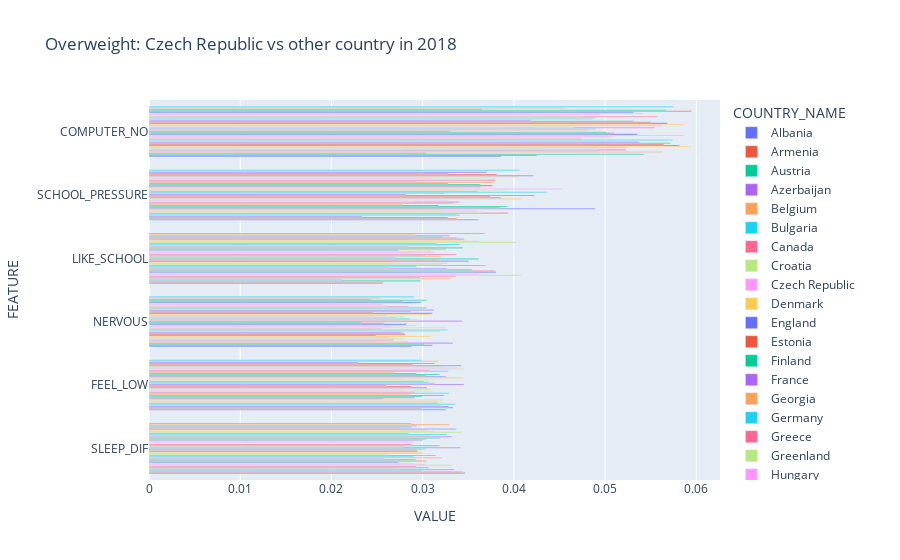

Here is the notebook cell this chart was saved with:
### Code cell
# list_columns a dict_scales předpokládám definované stejně jako u tebe

# df_2018_grouped: už agregovaná data za rok 2018 po zemích
# (COUNTRY_NAME + průměry faktorů)

# 1) normalizace faktorů na 0–1
for feature in list_columns:
    max_scale = dictionary[feature]
    df_2018_grouped[feature] = df_2018_grouped[feature] / max_scale

# 2) variabilita mezi zeměmi pro každý faktor (std přes COUNTRY_NAME)
feature_std = df_2018_grouped[list_columns].std()

# 3) TOP 5 faktorů podle největší variability mezi zeměmi
top6_features = (
    feature_std
    .sort_values(ascending=False)
    .head (6)
    .index
    .tolist()
)

print("TOP 5 faktorů s největší variabilitou mezi zeměmi:", top6_features)

# 4) melt – jen TOP 5 faktorů
df_country_long = df_2018_grouped.melt(
    id_vars=["COUNTRY_NAME"],
    value_vars=top6_features,   # ⬅ místo list_columns jen top 5
    var_name="FEATURE",
    value_name="VALUE"
)

df_country_long["Y_LABEL"] = df_country_long["FEATURE"] + " - " + df_country_long["COUNTRY_NAME"]

# pořadí faktorů na ose Y: podle variability (od největší std)
feature_order = (
    feature_std.loc[top6_features]
    .sort_values(ascending=False)
    .index
    .tolist()
)

fig_horizontal = px.bar(
    df_country_long,
    x="VALUE",
    y="FEATURE",
    color="COUNTRY_NAME",
    barmode="group",
    orientation="h",
    category_orders={"FEATURE": feature_order},
    title="Overweight: Czech Republic vs other country in 2018"
)

fig_horizontal.show()

### Figure 1 — Plotly figure (JSON) as saved in the notebook; plotly's stock layout.template omitted (floating-point values rounded to 4 significant figures)
{"data": [{"alignmentgroup": "True", "hovertemplate": "COUNTRY_NAME=Albania<br>VALUE=%{x}<br>FEATURE=%{y}<extra></extra>", "legendgroup": "Albania", "marker": {"color": "#636efa", "pattern": {"shape": ""}}, "name": "Albania", "offsetgroup": "Albania", "orientation": "h", "showlegend": true, "textposition": "auto", "type": "bar", "x": [0.0386, 0.03611, 0.02559, 0.0288, 0.03253, 0.03463], "xaxis": "x", "y": ["COMPUTER_NO", "SCHOOL_PRESSURE", "LIKE_SCHOOL", "NERVOUS", "FEEL_LOW", "SLEEP_DIF"], "yaxis": "y"}, {"alignmentgroup": "True", "hovertemplate": "COUNTRY_NAME=Armenia<br>VALUE=%{x}<br>FEATURE=%{y}<extra></extra>", "legendgroup": "Armenia", "marker": {"color": "#EF553B", "pattern": {"shape": ""}}, "name": "Armenia", "offsetgroup": "Armenia", "orientation": "h", "showlegend": true, "textposition": "auto", "type": "bar", "x": [0.04252, 0.03375, 0.02572, 0.03107, 0.02982, 0.03436], "xaxis": "x", "y": ["COMPUTER_NO", "SCHOOL_PRESSURE", "LIKE_SCHOOL", "NERVOUS", "FEEL_LOW", "SLEEP_DIF"], "yaxis": "y"}, {"alignmentgroup": "True", "hovertemplate": "COUNTRY_NAME=Austria<br>VALUE=%{x}<br>FEATURE=%{y}<extra></extra>", "legendgroup": "Austria", "marker": {"color": "#00cc96", "pattern": {"shape": ""}}, "name": "Austria", "offsetgroup": "Austria", "orientation": "h", "showlegend": true, "textposition": "auto", "type": "bar", "x": [0.05424, 0.03278, 0.02975, 0.03019, 0.03333, 0.02993], "xaxis": "x", "y": ["COMPUTER_NO", "SCHOOL_PRESSURE", "LIKE_SCHOOL", "NERVOUS", "FEEL_LOW", "SLEEP_DIF"], "yaxis": "y"}, {"alignmentgroup": "True", "hovertemplate": "COUNTRY_NAME=Azerbaijan<br>VALUE=%{x}<br>FEATURE=%{y}<extra></extra>", "legendgroup": "Azerbaijan", "marker": {"color": "#ab63fa", "pattern": {"shape": ""}}, "name": "Azerbaijan", "offsetgroup": "Azerbaijan", "orientation": "h", "showlegend": true, "textposition": "auto", "type": "bar", "x": [0.03033, 0.02336, 0.02115, 0.03333, 0.03285, 0.03345], "xaxis": "x", "y": ["COMPUTER_NO", "SCHOOL_PRESSURE", "LIKE_SCHOOL", "NERVOUS", "FEEL_LOW", "SLEEP_DIF"], "yaxis": "y"}, {"alignmentgroup": "True", "hovertemplate": "COUNTRY_NAME=Belgium<br>VALUE=%{x}<br>FEATURE=%{y}<extra></extra>", "legendgroup": "Belgium", "marker": {"color": "#FFA15A", "pattern": {"shape": ""}}, "name": "Belgium", "offsetgroup": "Belgium", "orientation": "h", "showlegend": true, "textposition": "auto", "type": "bar", "x": [0.0563, 0.03409, 0.03309, 0.02845, 0.03208, 0.02738], "xaxis": "x", "y": ["COMPUTER_NO", "SCHOOL_PRESSURE", "LIKE_SCHOOL", "NERVOUS", "FEEL_LOW", "SLEEP_DIF"], "yaxis": "y"}, {"alignmentgroup": "True", "hovertemplate": "COUNTRY_NAME=Bulgaria<br>VALUE=%{x}<br>FEATURE=%{y}<extra></extra>", "legendgroup": "Bulgaria", "marker": {"color": "#19d3f3", "pattern": {"shape": ""}}, "name": "Bulgaria", "offsetgroup": "Bulgaria", "orientation": "h", "showlegend": true, "textposition": "auto", "type": "bar", "x": [0.04937, 0.03377, 0.02971, 0.025, 0.03362, 0.03066], "xaxis": "x", "y": ["COMPUTER_NO", "SCHOOL_PRESSURE", "LIKE_SCHOOL", "NERVOUS", "FEEL_LOW", "SLEEP_DIF"], "yaxis": "y"}, {"alignmentgroup": "True", "hovertemplate": "COUNTRY_NAME=Canada<br>VALUE=%{x}<br>FEATURE=%{y}<extra></extra>", "legendgroup": "Canada", "marker": {"color": "#FF6692", "pattern": {"shape": ""}}, "name": "Canada", "offsetgroup": "Canada", "orientation": "h", "showlegend": true, "textposition": "auto", "type": "bar", "x": [0.05225, 0.03939, 0.03364, 0.02679, 0.03175, 0.02929], "xaxis": "x", "y": ["COMPUTER_NO", "SCHOOL_PRESSURE", "LIKE_SCHOOL", "NERVOUS", "FEEL_LOW", "SLEEP_DIF"], "yaxis": "y"}, {"alignmentgroup": "True", "hovertemplate": "COUNTRY_NAME=Croatia<br>VALUE=%{x}<br>FEATURE=%{y}<extra></extra>", "legendgroup": "Croatia", "marker": {"color": "#B6E880", "pattern": {"shape": ""}}, "name": "Croatia", "offsetgroup": "Croatia", "orientation": "h", "showlegend": true, "textposition": "auto", "type": "bar", "x": [0.04924, 0.03651, 0.04086, 0.02793, 0.03224, 0.03323], "xaxis": "x", "y": ["COMPUTER_NO", "SCHOOL_PRESSURE", "LIKE_SCHOOL", "NERVOUS", "FEEL_LOW", "SLEEP_DIF"], "yaxis": "y"}, {"alignmentgroup": "True", "hovertemplate": "COUNTRY_NAME=Czech Republic<br>VALUE=%{x}<br>FEATURE=%{y}<extra></extra>", "legendgroup": "Czech Republic", "marker": {"color": "#FF97FF", "pattern": {"shape": ""}}, "name": "Czech Republic", "offsetgroup": "Czech Republic", "orientation": "h", "showlegend": true, "textposition": "auto", "type": "bar", "x": [0.0524, 0.03596, 0.03618, 0.02639, 0.03161, 0.03046], "xaxis": "x", "y": ["COMPUTER_NO", "SCHOOL_PRESSURE", "LIKE_SCHOOL", "NERVOUS", "FEEL_LOW", "SLEEP_DIF"], "yaxis": "y"}, {"alignmentgroup": "True", "hovertemplate": "COUNTRY_NAME=Denmark<br>VALUE=%{x}<br>FEATURE=%{y}<extra></extra>", "legendgroup": "Denmark", "marker": {"color": "#FECB52", "pattern": {"shape": ""}}, "name": "Denmark", "offsetgroup": "Denmark", "orientation": "h", "showlegend": true, "textposition": "auto", "type": "bar", "x": [0.05942, 0.0325, 0.02902, 0.03091, 0.03224, 0.02885], "xaxis": "x", "y": ["COMPUTER_NO", "SCHOOL_PRESSURE", "LIKE_SCHOOL", "NERVOUS", "FEEL_LOW", "SLEEP_DIF"], "yaxis": "y"}, {"alignmentgroup": "True", "hovertemplate": "COUNTRY_NAME=England<br>VALUE=%{x}<br>FEATURE=%{y}<extra></extra>", "legendgroup": "England", "marker": {"color": "#636efa", "pattern": {"shape": ""}}, "name": "England", "offsetgroup": "England", "orientation": "h", "showlegend": true, "textposition": "auto", "type": "bar", "x": [0.05815, 0.0489, 0.03805, 0.02489, 0.02567, 0.02737], "xaxis": "x", "y": ["COMPUTER_NO", "SCHOOL_PRESSURE", "LIKE_SCHOOL", "NERVOUS", "FEEL_LOW", "SLEEP_DIF"], "yaxis": "y"}, {"alignmentgroup": "True", "hovertemplate": "COUNTRY_NAME=Estonia<br>VALUE=%{x}<br>FEATURE=%{y}<extra></extra>", "legendgroup": "Estonia", "marker": {"color": "#EF553B", "pattern": {"shape": ""}}, "name": "Estonia", "offsetgroup": "Estonia", "orientation": "h", "showlegend": true, "textposition": "auto", "type": "bar", "x": [0.05643, 0.03851, 0.03789, 0.02808, 0.02915, 0.03042], "xaxis": "x", "y": ["COMPUTER_NO", "SCHOOL_PRESSURE", "LIKE_SCHOOL", "NERVOUS", "FEEL_LOW", "SLEEP_DIF"], "yaxis": "y"}, {"alignmentgroup": "True", "hovertemplate": "COUNTRY_NAME=Finland<br>VALUE=%{x}<br>FEATURE=%{y}<extra></extra>", "legendgroup": "Finland", "marker": {"color": "#00cc96", "pattern": {"shape": ""}}, "name": "Finland", "offsetgroup": "Finland", "orientation": "h", "showlegend": true, "textposition": "auto", "type": "bar", "x": [0.05717, 0.03932, 0.03539, 0.02796, 0.02998, 0.02923], "xaxis": "x", "y": ["COMPUTER_NO", "SCHOOL_PRESSURE", "LIKE_SCHOOL", "NERVOUS", "FEEL_LOW", "SLEEP_DIF"], "yaxis": "y"}, {"alignmentgroup": "True", "hovertemplate": "COUNTRY_NAME=France<br>VALUE=%{x}<br>FEATURE=%{y}<extra></extra>", "legendgroup": "France", "marker": {"color": "#ab63fa", "pattern": {"shape": ""}}, "name": "France", "offsetgroup": "France", "orientation": "h", "showlegend": true, "textposition": "auto", "type": "bar", "x": [0.05376, 0.03176, 0.03269, 0.02767, 0.03235, 0.02585], "xaxis": "x", "y": ["COMPUTER_NO", "SCHOOL_PRESSURE", "LIKE_SCHOOL", "NERVOUS", "FEEL_LOW", "SLEEP_DIF"], "yaxis": "y"}, {"alignmentgroup": "True", "hovertemplate": "COUNTRY_NAME=Georgia<br>VALUE=%{x}<br>FEATURE=%{y}<extra></extra>", "legendgroup": "Georgia", "marker": {"color": "#FFA15A", "pattern": {"shape": ""}}, "name": "Georgia", "offsetgroup": "Georgia", "orientation": "h", "showlegend": true, "textposition": "auto", "type": "bar", "x": [0.04073, 0.02775, 0.02648, 0.0319, 0.02857, 0.0321], "xaxis": "x", "y": ["COMPUTER_NO", "SCHOOL_PRESSURE", "LIKE_SCHOOL", "NERVOUS", "FEEL_LOW", "SLEEP_DIF"], "yaxis": "y"}, {"alignmentgroup": "True", "hovertemplate": "COUNTRY_NAME=Germany<br>VALUE=%{x}<br>FEATURE=%{y}<extra></extra>", "legendgroup": "Germany", "marker": {"color": "#19d3f3", "pattern": {"shape": ""}}, "name": "Germany", "offsetgroup": "Germany", "orientation": "h", "showlegend": true, "textposition": "auto", "type": "bar", "x": [0.0574, 0.03338, 0.02934, 0.03274, 0.0329, 0.02906], "xaxis": "x", "y": ["COMPUTER_NO", "SCHOOL_PRESSURE", "LIKE_SCHOOL", "NERVOUS", "FEEL_LOW", "SLEEP_DIF"], "yaxis": "y"}, {"alignmentgroup": "True", "hovertemplate": "COUNTRY_NAME=Greece<br>VALUE=%{x}<br>FEATURE=%{y}<extra></extra>", "legendgroup": "Greece", "marker": {"color": "#FF6692", "pattern": {"shape": ""}}, "name": "Greece", "offsetgroup": "Greece", "orientation": "h", "showlegend": true, "textposition": "auto", "type": "bar", "x": [0.04741, 0.03404, 0.03691, 0.02557, 0.02914, 0.03144], "xaxis": "x", "y": ["COMPUTER_NO", "SCHOOL_PRESSURE", "LIKE_SCHOOL", "NERVOUS", "FEEL_LOW", "SLEEP_DIF"], "yaxis": "y"}, {"alignmentgroup": "True", "hovertemplate": "COUNTRY_NAME=Greenland<br>VALUE=%{x}<br>FEATURE=%{y}<extra></extra>", "legendgroup": "Greenland", "marker": {"color": "#B6E880", "pattern": {"shape": ""}}, "name": "Greenland", "offsetgroup": "Greenland", "orientation": "h", "showlegend": true, "textposition": "auto", "type": "bar", "x": [0.05047, 0.02894, 0.03208, 0.03252, 0.03113, 0.02614], "xaxis": "x", "y": ["COMPUTER_NO", "SCHOOL_PRESSURE", "LIKE_SCHOOL", "NERVOUS", "FEEL_LOW", "SLEEP_DIF"], "yaxis": "y"}, {"alignmentgroup": "True", "hovertemplate": "COUNTRY_NAME=Hungary<br>VALUE=%{x}<br>FEATURE=%{y}<extra></extra>", "legendgroup": "Hungary", "marker": {"color": "#FF97FF", "pattern": {"shape": ""}}, "name": "Hungary", "offsetgroup": "Hungary", "orientation": "h", "showlegend": true, "textposition": "auto", "type": "bar", "x": [0.0508, 0.03276, 0.03271, 0.02652, 0.02801, 0.03], "xaxis": "x", "y": ["COMPUTER_NO", "SCHOOL_PRESSURE", "LIKE_SCHOOL", "NERVOUS", "FEEL_LOW", "SLEEP_DIF"], "yaxis": "y"}, {"alignmentgroup": "True", "hovertemplate": "COUNTRY_NAME=Iceland<br>VALUE=%{x}<br>FEATURE=%{y}<extra></extra>", "legendgroup": "Iceland", "marker": {"color": "#FECB52", "pattern": {"shape": ""}}, "name": "Iceland", "offsetgroup": "Iceland", "orientation": "h", "showlegend": true, "textposition": "auto", "type": "bar", "x": [0.05862, 0.04083, 0.02697, 0.02924, 0.03093, 0.03003], "xaxis": "x", "y": ["COMPUTER_NO", "SCHOOL_PRESSURE", "LIKE_SCHOOL", "NERVOUS", "FEEL_LOW", "SLEEP_DIF"], "yaxis": "y"}, {"alignmentgroup": "True", "hovertemplate": "COUNTRY_NAME=Ireland<br>VALUE=%{x}<br>FEATURE=%{y}<extra></extra>", "legendgroup": "Ireland", "marker": {"color": "#636efa", "pattern": {"shape": ""}}, "name": "Ireland", "offsetgroup": "Ireland", "orientation": "h", "showlegend": true, "textposition": "auto", "type": "bar", "x": [0.05356, 0.03861, 0.03503, 0.02823, 0.03047, 0.02942], "xaxis": "x", "y": ["COMPUTER_NO", "SCHOOL_PRESSURE", "LIKE_SCHOOL", "NERVOUS", "FEEL_LOW", "SLEEP_DIF"], "yaxis": "y"}, {"alignmentgroup": "True", "hovertemplate": "COUNTRY_NAME=Israel<br>VALUE=%{x}<br>FEATURE=%{y}<extra></extra>", "legendgroup": "Israel", "marker": {"color": "#EF553B", "pattern": {"shape": ""}}, "name": "Israel", "offsetgroup": "Israel", "orientation": "h", "showlegend": true, "textposition": "auto", "type": "bar", "x": [0.05102, 0.03737, 0.03159, 0.02575, 0.0288, 0.02932], "xaxis": "x", "y": ["COMPUTER_NO", "SCHOOL_PRESSURE", "LIKE_SCHOOL", "NERVOUS", "FEEL_LOW", "SLEEP_DIF"], "yaxis": "y"}, {"alignmentgroup": "True", "hovertemplate": "COUNTRY_NAME=Italy<br>VALUE=%{x}<br>FEATURE=%{y}<extra></extra>", "legendgroup": "Italy", "marker": {"color": "#00cc96", "pattern": {"shape": ""}}, "name": "Italy", "offsetgroup": "Italy", "orientation": "h", "showlegend": true, "textposition": "auto", "type": "bar", "x": [0.05018, 0.04229, 0.03615, 0.02331, 0.02599, 0.03035], "xaxis": "x", "y": ["COMPUTER_NO", "SCHOOL_PRESSURE", "LIKE_SCHOOL", "NERVOUS", "FEEL_LOW", "SLEEP_DIF"], "yaxis": "y"}, {"alignmentgroup": "True", "hovertemplate": "COUNTRY_NAME=Kazakhstan<br>VALUE=%{x}<br>FEATURE=%{y}<extra></extra>", "legendgroup": "Kazakhstan", "marker": {"color": "#ab63fa", "pattern": {"shape": ""}}, "name": "Kazakhstan", "offsetgroup": "Kazakhstan", "orientation": "h", "showlegend": true, "textposition": "auto", "type": "bar", "x": [0.03308, 0.0282, 0.02693, 0.03434, 0.03453, 0.03416], "xaxis": "x", "y": ["COMPUTER_NO", "SCHOOL_PRESSURE", "LIKE_SCHOOL", "NERVOUS", "FEEL_LOW", "SLEEP_DIF"], "yaxis": "y"}, {"alignmentgroup": "True", "hovertemplate": "COUNTRY_NAME=Latvia<br>VALUE=%{x}<br>FEATURE=%{y}<extra></extra>", "legendgroup": "Latvia", "marker": {"color": "#FFA15A", "pattern": {"shape": ""}}, "name": "Latvia", "offsetgroup": "Latvia", "orientation": "h", "showlegend": true, "textposition": "auto", "type": "bar", "x": [0.04809, 0.03239, 0.03202, 0.02946, 0.03129, 0.02793], "xaxis": "x", "y": ["COMPUTER_NO", "SCHOOL_PRESSURE", "LIKE_SCHOOL", "NERVOUS", "FEEL_LOW", "SLEEP_DIF"], "yaxis": "y"}, {"alignmentgroup": "True", "hovertemplate": "COUNTRY_NAME=Lithuania<br>VALUE=%{x}<br>FEATURE=%{y}<extra></extra>", "legendgroup": "Lithuania", "marker": {"color": "#19d3f3", "pattern": {"shape": ""}}, "name": "Lithuania", "offsetgroup": "Lithuania", "orientation": "h", "showlegend": true, "textposition": "auto", "type": "bar", "x": [0.04896, 0.04362, 0.03034, 0.0286, 0.03065, 0.03187], "xaxis": "x", "y": ["COMPUTER_NO", "SCHOOL_PRESSURE", "LIKE_SCHOOL", "NERVOUS", "FEEL_LOW", "SLEEP_DIF"], "yaxis": "y"}, {"alignmentgroup": "True", "hovertemplate": "COUNTRY_NAME=Luxembourg<br>VALUE=%{x}<br>FEATURE=%{y}<extra></extra>", "legendgroup": "Luxembourg", "marker": {"color": "#FF6692", "pattern": {"shape": ""}}, "name": "Luxembourg", "offsetgroup": "Luxembourg", "orientation": "h", "showlegend": true, "textposition": "auto", "type": "bar", "x": [0.05545, 0.03603, 0.0337, 0.0271, 0.03016, 0.0288], "xaxis": "x", "y": ["COMPUTER_NO", "SCHOOL_PRESSURE", "LIKE_SCHOOL", "NERVOUS", "FEEL_LOW", "SLEEP_DIF"], "yaxis": "y"}, {"alignmentgroup": "True", "hovertemplate": "COUNTRY_NAME=Macedonia<br>VALUE=%{x}<br>FEATURE=%{y}<extra></extra>", "legendgroup": "Macedonia", "marker": {"color": "#B6E880", "pattern": {"shape": ""}}, "name": "Macedonia", "offsetgroup": "Macedonia", "orientation": "h", "showlegend": true, "textposition": "auto", "type": "bar", "x": [0.0466, 0.03918, 0.02916, 0.02801, 0.03125, NaN], "xaxis": "x", "y": ["COMPUTER_NO", "SCHOOL_PRESSURE", "LIKE_SCHOOL", "NERVOUS", "FEEL_LOW", "SLEEP_DIF"], "yaxis": "y"}, {"alignmentgroup": "True", "hovertemplate": "COUNTRY_NAME=Malta<br>VALUE=%{x}<br>FEATURE=%{y}<extra></extra>", "legendgroup": "Malta", "marker": {"color": "#FF97FF", "pattern": {"shape": ""}}, "name": "Malta", "offsetgroup": "Malta", "orientation": "h", "showlegend": true, "textposition": "auto", "type": "bar", "x": [0.05621, 0.0453, 0.03132, 0.02601, 0.02803, 0.02892], "xaxis": "x", "y": ["COMPUTER_NO", "SCHOOL_PRESSURE", "LIKE_SCHOOL", "NERVOUS", "FEEL_LOW", "SLEEP_DIF"], "yaxis": "y"}, {"alignmentgroup": "True", "hovertemplate": "COUNTRY_NAME=Netherlands<br>VALUE=%{x}<br>FEATURE=%{y}<extra></extra>", "legendgroup": "Netherlands", "marker": {"color": "#FECB52", "pattern": {"shape": ""}}, "name": "Netherlands", "offsetgroup": "Netherlands", "orientation": "h", "showlegend": true, "textposition": "auto", "type": "bar", "x": [0.05867, 0.03442, 0.03097, 0.03088, 0.03442, 0.02909], "xaxis": "x", "y": ["COMPUTER_NO", "SCHOOL_PRESSURE", "LIKE_SCHOOL", "NERVOUS", "FEEL_LOW", "SLEEP_DIF"], "yaxis": "y"}, {"alignmentgroup": "True", "hovertemplate": "COUNTRY_NAME=Norway<br>VALUE=%{x}<br>FEATURE=%{y}<extra></extra>", "legendgroup": "Norway", "marker": {"color": "#636efa", "pattern": {"shape": ""}}, "name": "Norway", "offsetgroup": "Norway", "orientation": "h", "showlegend": true, "textposition": "auto", "type": "bar", "x": [0.05683, 0.03637, 0.02737, 0.03106, 0.03255, 0.03003], "xaxis": "x", "y": ["COMPUTER_NO", "SCHOOL_PRESSURE", "LIKE_SCHOOL", "NERVOUS", "FEEL_LOW", "SLEEP_DIF"], "yaxis": "y"}, {"alignmentgroup": "True", "hovertemplate": "COUNTRY_NAME=Poland<br>VALUE=%{x}<br>FEATURE=%{y}<extra></extra>", "legendgroup": "Poland", "marker": {"color": "#EF553B", "pattern": {"shape": ""}}, "name": "Poland", "offsetgroup": "Poland", "orientation": "h", "showlegend": true, "textposition": "auto", "type": "bar", "x": [0.05504, 0.03765, 0.03256, 0.0246, 0.03036, 0.03041], "xaxis": "x", "y": ["COMPUTER_NO", "SCHOOL_PRESSURE", "LIKE_SCHOOL", "NERVOUS", "FEEL_LOW", "SLEEP_DIF"], "yaxis": "y"}, {"alignmentgroup": "True", "hovertemplate": "COUNTRY_NAME=Portugal<br>VALUE=%{x}<br>FEATURE=%{y}<extra></extra>", "legendgroup": "Portugal", "marker": {"color": "#00cc96", "pattern": {"shape": ""}}, "name": "Portugal", "offsetgroup": "Portugal", "orientation": "h", "showlegend": true, "textposition": "auto", "type": "bar", "x": [0.05312, 0.03634, 0.03441, 0.02874, 0.03185, 0.03195], "xaxis": "x", "y": ["COMPUTER_NO", "SCHOOL_PRESSURE", "LIKE_SCHOOL", "NERVOUS", "FEEL_LOW", "SLEEP_DIF"], "yaxis": "y"}, {"alignmentgroup": "True", "hovertemplate": "COUNTRY_NAME=Republic of Moldova<br>VALUE=%{x}<br>FEATURE=%{y}<extra></extra>", "legendgroup": "Republic of Moldova", "marker": {"color": "#ab63fa", "pattern": {"shape": ""}}, "name": "Republic of Moldova", "offsetgroup": "Republic of Moldova", "orientation": "h", "showlegend": true, "textposition": "auto", "type": "bar", "x": [0.04185, 0.03279, 0.02845, 0.03125, 0.02929, 0.03317], "xaxis": "x", "y": ["COMPUTER_NO", "SCHOOL_PRESSURE", "LIKE_SCHOOL", "NERVOUS", "FEEL_LOW", "SLEEP_DIF"], "yaxis": "y"}, {"alignmentgroup": "True", "hovertemplate": "COUNTRY_NAME=Romania<br>VALUE=%{x}<br>FEATURE=%{y}<extra></extra>", "legendgroup": "Romania", "marker": {"color": "#FFA15A", "pattern": {"shape": ""}}, "name": "Romania", "offsetgroup": "Romania", "orientation": "h", "showlegend": true, "textposition": "auto", "type": "bar", "x": [0.04855, 0.03788, 0.03289, 0.03027, 0.02686, 0.03098], "xaxis": "x", "y": ["COMPUTER_NO", "SCHOOL_PRESSURE", "LIKE_SCHOOL", "NERVOUS", "FEEL_LOW", "SLEEP_DIF"], "yaxis": "y"}, {"alignmentgroup": "True", "hovertemplate": "COUNTRY_NAME=Russia<br>VALUE=%{x}<br>FEATURE=%{y}<extra></extra>", "legendgroup": "Russia", "marker": {"color": "#19d3f3", "pattern": {"shape": ""}}, "name": "Russia", "offsetgroup": "Russia", "orientation": "h", "showlegend": true, "textposition": "auto", "type": "bar", "x": [0.04892, 0.0294, 0.03411, 0.03044, 0.03283, 0.03264], "xaxis": "x", "y": ["COMPUTER_NO", "SCHOOL_PRESSURE", "LIKE_SCHOOL", "NERVOUS", "FEEL_LOW", "SLEEP_DIF"], "yaxis": "y"}, {"alignmentgroup": "True", "hovertemplate": "COUNTRY_NAME=Scotland<br>VALUE=%{x}<br>FEATURE=%{y}<extra></extra>", "legendgroup": "Scotland", "marker": {"color": "#FF6692", "pattern": {"shape": ""}}, "name": "Scotland", "offsetgroup": "Scotland", "orientation": "h", "showlegend": true, "textposition": "auto", "type": "bar", "x": [0.05574, 0.03796, 0.03157, 0.0284, 0.03066, 0.02849], "xaxis": "x", "y": ["COMPUTER_NO", "SCHOOL_PRESSURE", "LIKE_SCHOOL", "NERVOUS", "FEEL_LOW", "SLEEP_DIF"], "yaxis": "y"}, {"alignmentgroup": "True", "hovertemplate": "COUNTRY_NAME=Serbia<br>VALUE=%{x}<br>FEATURE=%{y}<extra></extra>", "legendgroup": "Serbia", "marker": {"color": "#B6E880", "pattern": {"shape": ""}}, "name": "Serbia", "offsetgroup": "Serbia", "orientation": "h", "showlegend": true, "textposition": "auto", "type": "bar", "x": [0.04755, 0.03712, 0.04031, 0.02603, 0.03455, 0.03431], "xaxis": "x", "y": ["COMPUTER_NO", "SCHOOL_PRESSURE", "LIKE_SCHOOL", "NERVOUS", "FEEL_LOW", "SLEEP_DIF"], "yaxis": "y"}, {"alignmentgroup": "True", "hovertemplate": "COUNTRY_NAME=Slovakia<br>VALUE=%{x}<br>FEATURE=%{y}<extra></extra>", "legendgroup": "Slovakia", "marker": {"color": "#FF97FF", "pattern": {"shape": ""}}, "name": "Slovakia", "offsetgroup": "Slovakia", "orientation": "h", "showlegend": true, "textposition": "auto", "type": "bar", "x": [0.04949, 0.03117, 0.03613, 0.02559, 0.03386, 0.03132], "xaxis": "x", "y": ["COMPUTER_NO", "SCHOOL_PRESSURE", "LIKE_SCHOOL", "NERVOUS", "FEEL_LOW", "SLEEP_DIF"], "yaxis": "y"}, {"alignmentgroup": "True", "hovertemplate": "COUNTRY_NAME=Slovenia<br>VALUE=%{x}<br>FEATURE=%{y}<extra></extra>", "legendgroup": "Slovenia", "marker": {"color": "#FECB52", "pattern": {"shape": ""}}, "name": "Slovenia", "offsetgroup": "Slovenia", "orientation": "h", "showlegend": true, "textposition": "auto", "type": "bar", "x": [0.05419, 0.04042, 0.03472, 0.02892, 0.03234, 0.0305], "xaxis": "x", "y": ["COMPUTER_NO", "SCHOOL_PRESSURE", "LIKE_SCHOOL", "NERVOUS", "FEEL_LOW", "SLEEP_DIF"], "yaxis": "y"}, {"alignmentgroup": "True", "hovertemplate": "COUNTRY_NAME=Spain<br>VALUE=%{x}<br>FEATURE=%{y}<extra></extra>", "legendgroup": "Spain", "marker": {"color": "#636efa", "pattern": {"shape": ""}}, "name": "Spain", "offsetgroup": "Spain", "orientation": "h", "showlegend": true, "textposition": "auto", "type": "bar", "x": [0.0531, 0.04212, 0.03454, 0.0298, 0.03421, 0.03369], "xaxis": "x", "y": ["COMPUTER_NO", "SCHOOL_PRESSURE", "LIKE_SCHOOL", "NERVOUS", "FEEL_LOW", "SLEEP_DIF"], "yaxis": "y"}, {"alignmentgroup": "True", "hovertemplate": "COUNTRY_NAME=Sweden<br>VALUE=%{x}<br>FEATURE=%{y}<extra></extra>", "legendgroup": "Sweden", "marker": {"color": "#EF553B", "pattern": {"shape": ""}}, "name": "Sweden", "offsetgroup": "Sweden", "orientation": "h", "showlegend": true, "textposition": "auto", "type": "bar", "x": [0.05947, 0.03813, 0.03373, 0.0278, 0.02892, 0.02747], "xaxis": "x", "y": ["COMPUTER_NO", "SCHOOL_PRESSURE", "LIKE_SCHOOL", "NERVOUS", "FEEL_LOW", "SLEEP_DIF"], "yaxis": "y"}, {"alignmentgroup": "True", "hovertemplate": "COUNTRY_NAME=Switzerland<br>VALUE=%{x}<br>FEATURE=%{y}<extra></extra>", "legendgroup": "Switzerland", "marker": {"color": "#00cc96", "pattern": {"shape": ""}}, "name": "Switzerland", "offsetgroup": "Switzerland", "orientation": "h", "showlegend": true, "textposition": "auto", "type": "bar", "x": [0.05671, 0.0328, 0.0321, 0.03045, 0.03132, 0.0288], "xaxis": "x", "y": ["COMPUTER_NO", "SCHOOL_PRESSURE", "LIKE_SCHOOL", "NERVOUS", "FEEL_LOW", "SLEEP_DIF"], "yaxis": "y"}, {"alignmentgroup": "True", "hovertemplate": "COUNTRY_NAME=Turkey<br>VALUE=%{x}<br>FEATURE=%{y}<extra></extra>", "legendgroup": "Turkey", "marker": {"color": "#ab63fa", "pattern": {"shape": ""}}, "name": "Turkey", "offsetgroup": "Turkey", "orientation": "h", "showlegend": true, "textposition": "auto", "type": "bar", "x": [0.03651, 0.03704, 0.03291, 0.02437, 0.02294, 0.02934], "xaxis": "x", "y": ["COMPUTER_NO", "SCHOOL_PRESSURE", "LIKE_SCHOOL", "NERVOUS", "FEEL_LOW", "SLEEP_DIF"], "yaxis": "y"}, {"alignmentgroup": "True", "hovertemplate": "COUNTRY_NAME=Ukraine<br>VALUE=%{x}<br>FEATURE=%{y}<extra></extra>", "legendgroup": "Ukraine", "marker": {"color": "#FFA15A", "pattern": {"shape": ""}}, "name": "Ukraine", "offsetgroup": "Ukraine", "orientation": "h", "showlegend": true, "textposition": "auto", "type": "bar", "x": [0.04572, 0.03012, 0.02918, 0.02536, 0.03173, 0.03296], "xaxis": "x", "y": ["COMPUTER_NO", "SCHOOL_PRESSURE", "LIKE_SCHOOL", "NERVOUS", "FEEL_LOW", "SLEEP_DIF"], "yaxis": "y"}, {"alignmentgroup": "True", "hovertemplate": "COUNTRY_NAME=Wales<br>VALUE=%{x}<br>FEATURE=%{y}<extra></extra>", "legendgroup": "Wales", "marker": {"color": "#19d3f3", "pattern": {"shape": ""}}, "name": "Wales", "offsetgroup": "Wales", "orientation": "h", "showlegend": true, "textposition": "auto", "type": "bar", "x": [0.05748, 0.04064, 0.03679, 0.02905, 0.02994, 0.02875], "xaxis": "x", "y": ["COMPUTER_NO", "SCHOOL_PRESSURE", "LIKE_SCHOOL", "NERVOUS", "FEEL_LOW", "SLEEP_DIF"], "yaxis": "y"}], "layout": {"barmode": "group", "legend": {"title": {"text": "COUNTRY_NAME"}, "tracegroupgap": 0}, "title": {"text": "Overweight: Czech Republic vs other country in 2018"}, "xaxis": {"anchor": "y", "domain": [0, 1], "title": {"text": "VALUE"}}, "yaxis": {"anchor": "x", "categoryarray": ["SLEEP_DIF", "FEEL_LOW", "NERVOUS", "LIKE_SCHOOL", "SCHOOL_PRESSURE", "COMPUTER_NO"], "categoryorder": "array", "domain": [0, 1], "title": {"text": "FEATURE"}}}}
